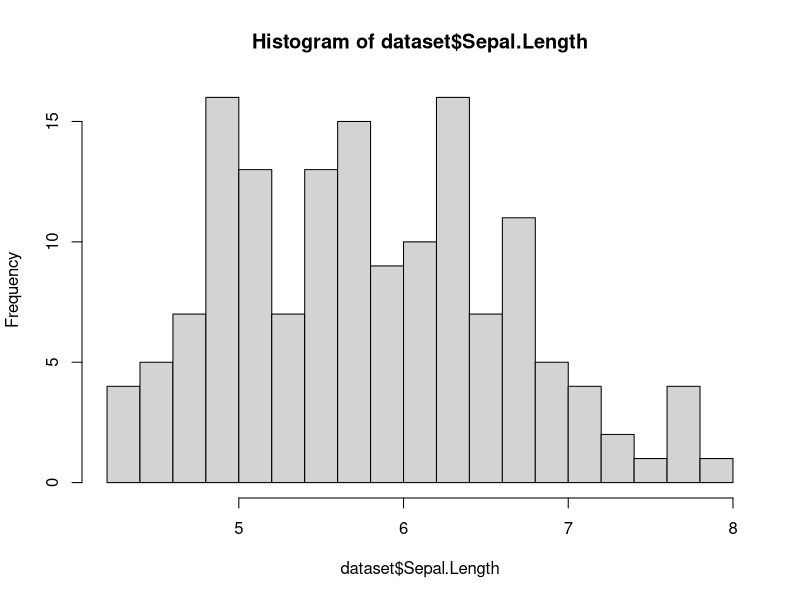
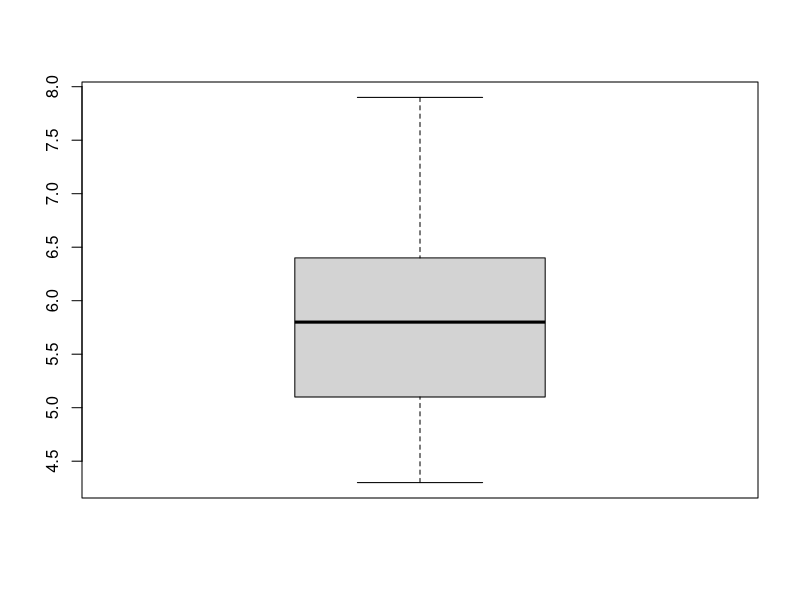

R code for these plots, in order:
#Normalization
dataset=iris
hist(dataset$Sepal.Length,breaks=20)
boxplot(dataset$Sepal.Length)
#Min Max
tf=dataset$Sepal.Length
norm.mmtf=(tf-min(tf))/(max(tf)-min(tf))
#z-score
norm.ztf=(tf-mean(tf))/sd(tf)
norm.ztf
#decimal scaling
x=floor(log10(max(tf) )) + 1
norm.dtf=tf/10^x
# Normality tests # p <.05 NOT NORMAL 
#Shapiro is preferred and powerful. Univariate
ntest.sh=shapiro.test(dataset$Sepal.Length)
ntest.sh
#Anderson-Darling Test -  gives more weight to the tails of the distribution.
library(nortest)
ntest.ad=ad.test(dataset$Sepal.Length)
ntest.ad
#Kolmogorov-Smirnov Test. For variance 
ntest.ks=ks.test(dataset$Sepal.Length,dataset$Sepal.Length)
ntest.ks
